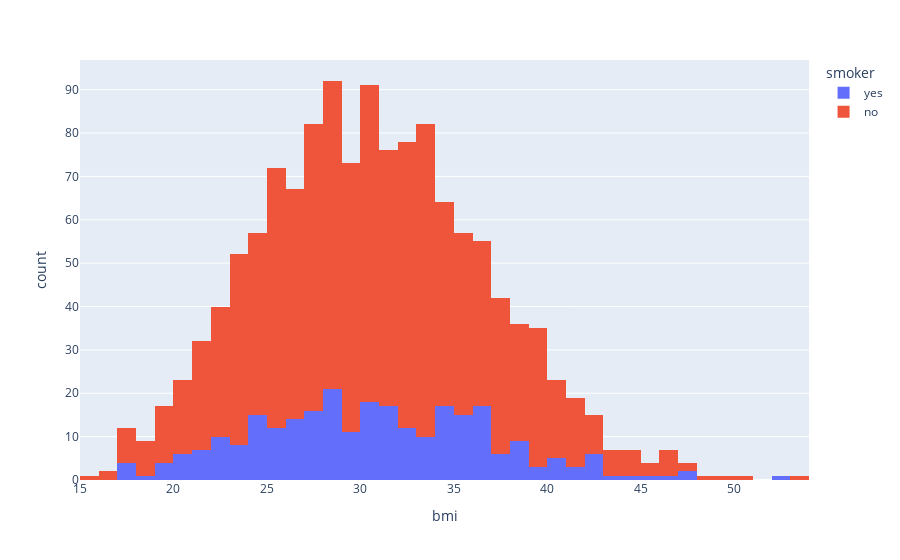

Notebook code cell kept with this figure:
### Code cell
fig= px.histogram(df,x='bmi', color='smoker')
fig.show()

### Figure 1 — Plotly figure (JSON) as saved in the notebook; plotly's stock layout.template omitted (floating-point values rounded to 4 significant figures; data arrays with more than 128 entries replaced by an {"elided": "..."} marker saying what was removed)
{"data": [{"alignmentgroup": "True", "bingroup": "x", "hovertemplate": "smoker=yes<br>bmi=%{x}<br>count=%{y}<extra></extra>", "legendgroup": "yes", "marker": {"color": "#636efa", "pattern": {"shape": ""}}, "name": "yes", "offsetgroup": "yes", "orientation": "v", "showlegend": true, "type": "histogram", "x": {"elided": "274 float values"}, "xaxis": "x", "yaxis": "y"}, {"alignmentgroup": "True", "bingroup": "x", "hovertemplate": "smoker=no<br>bmi=%{x}<br>count=%{y}<extra></extra>", "legendgroup": "no", "marker": {"color": "#EF553B", "pattern": {"shape": ""}}, "name": "no", "offsetgroup": "no", "orientation": "v", "showlegend": true, "type": "histogram", "x": {"elided": "1064 float values"}, "xaxis": "x", "yaxis": "y"}], "layout": {"barmode": "relative", "legend": {"title": {"text": "smoker"}, "tracegroupgap": 0}, "margin": {"t": 60}, "xaxis": {"anchor": "y", "domain": [0, 1], "title": {"text": "bmi"}}, "yaxis": {"anchor": "x", "domain": [0, 1], "title": {"text": "count"}}}}
